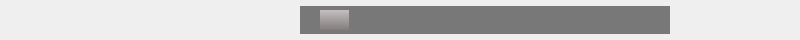
  <widget class="QWidget" name="widget_3" native="true">
   <property name="geometry">
    <rect>
     <x>0</x>
     <y>150</y>
     <width>800</width>
     <height>40</height>
    </rect>
   </property>
   <widget class="QListWidget" name="listWidget_3">
    <property name="enabled">
     <bool>true</bool>
    </property>
    <property name="geometry">
     <rect>
      <x>40</x>
      <y>0</y>
      <width>212</width>
      <height>40</height>
     </rect>
    </property>
    <property name="focusPolicy">
     <enum>Qt::WheelFocus</enum>
    </property>
    <property name="styleSheet">
     <string notr="true">QListWidget {
    border:none;
    outline: none;
    icon-size: 40px;
    background: transparent;
    padding-right:20px;
   color:gray;
}

QListWidget::item{
   height:50px;
}

QListWidget:focus{
    border:none;
    outline: none;
}

QListWidget::item:focus{
    border:none;
    outline: none;
    font: bold 20pt;
    color:white;
    background-color: qlineargradient(spread:pad, x1:0, y1:0, x2:0, y2:1, stop:0 rgba(48, 60, 76, 255), stop:1 rgba(7, 61, 82, 255));
}

QListWidget::item:selected{
    border: none;
    outline: none;
    font: bold 20pt;
    color:white;
    background-color: qlineargradient(spread:pad, x1:0, y1:0, x2:0, y2:1, stop:0 rgba(48, 60, 76, 255), stop:1 rgba(7, 61, 82, 255));
}
 </string>
    </property>
   </widget>
   <widget class="QScrollBar" name="horizontalScrollBar">
    <property name="geometry">
     <rect>
      <x>300</x>
      <y>5</y>
      <width>370</width>
      <height>30</height>
     </rect>
    </property>
    <property name="styleSheet">
     <string notr="true">QScrollBar:horizontal
{
width:8px;
background:rgba(0,0,0,50%);
selection-background:rgba(255, 255, 255, 154);
margin:1px,1px,1px,1px;
padding-left:20px;
padding-right:22px;
}
QScrollBar:handle
{
    background:qlineargradient(spread:pad, x1:0, y1:0, x2:0, y2:1, stop:0.15 rgba(0, 0, 0, 0), stop:0.16 rgba(193, 190, 190, 255), stop:0.845 rgba(134, 125, 125, 255), stop:0.855 rgba(0, 0, 0, 0));

}
QScrollBar::add-line:horizontal  
{
    height:15px;width:15px;
    border-image:url(:/images/System_Arrow_Right);
    subcontrol-position:right;
}
QScrollBar::sub-line:horizontal   
{
    height:15px;width:15px;
    border-image:url(:/images/System_Arrow_Left);
    subcontrol-position:left;

}
QScrollBar::add-page:horizontal
{
    background:rgba(0,0,0,0%);
    border-radius:20px;
}
QScrollBar::sub-page:horizontal  
{
    background:qlineargradient(spread:pad, x1:0, y1:0, x2:0, y2:1, stop:0.15 rgba(0, 0, 0, 0), stop:0.16 rgba(193, 190, 190, 255), stop:0.845 rgba(134, 125, 125, 255), stop:0.855 rgba(0, 0, 0, 0));
border-radius:20px;
}</string>
    </property>
    <property name="maximum">
     <number>100</number>
    </property>
    <property name="orientation">
     <enum>Qt::Horizontal</enum>
    </property>
   </widget>
   <widget class="QLabel" name="horizontalScrollBarFocus">
    <property name="geometry">
     <rect>
      <x>680</x>
      <y>10</y>
      <width>67</width>
      <height>17</height>
     </rect>
    </property>
    <property name="text">
     <string/>
    </property>
   </widget>
  </widget>
